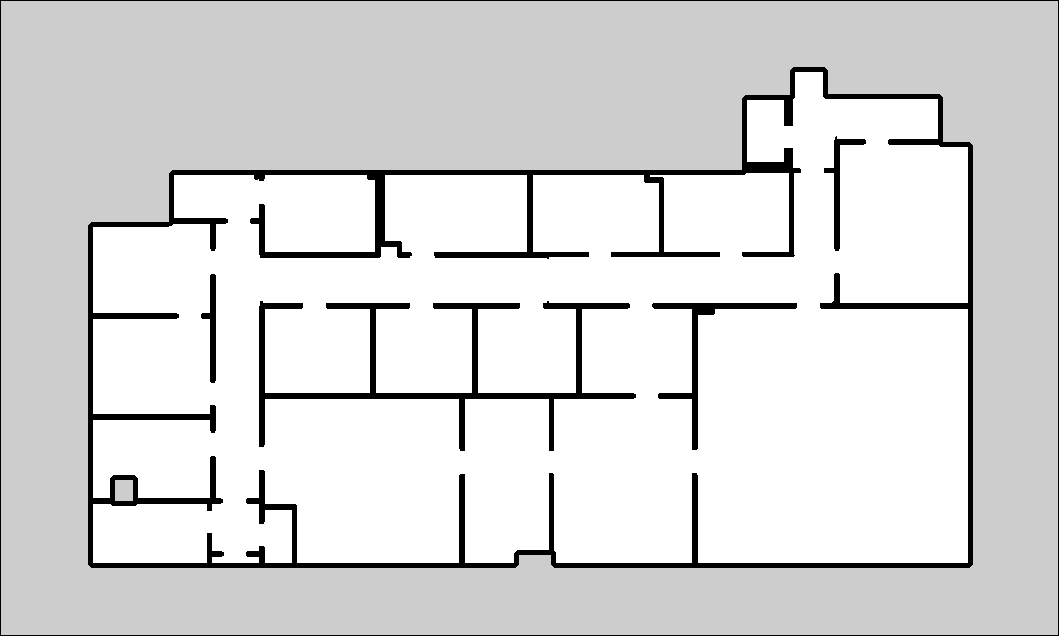
#> input picture worlds/img/E34-2.png, 1059 x 636 px; its folder holds only this picture in this run
$ python makePicBorder.py
#> lines starting #> are read from the running program, lines starting #| are printed output that depends on the picture
import os
import numpy as np
import cv2

if __name__=='__main__':
    basePath = os.path.abspath('../worlds/img')
    print(f"proccessing imgs in: {basePath}")
    for file in os.listdir(basePath):
        if not file.endswith('.png'):
                continue
        im = cv2.imread(os.path.join(basePath, file), cv2.IMREAD_GRAYSCALE)
#> im is the input picture: shape (636, 1059); min 0, max 255, mean 216.7
        im = im[1:-1,1:-1]
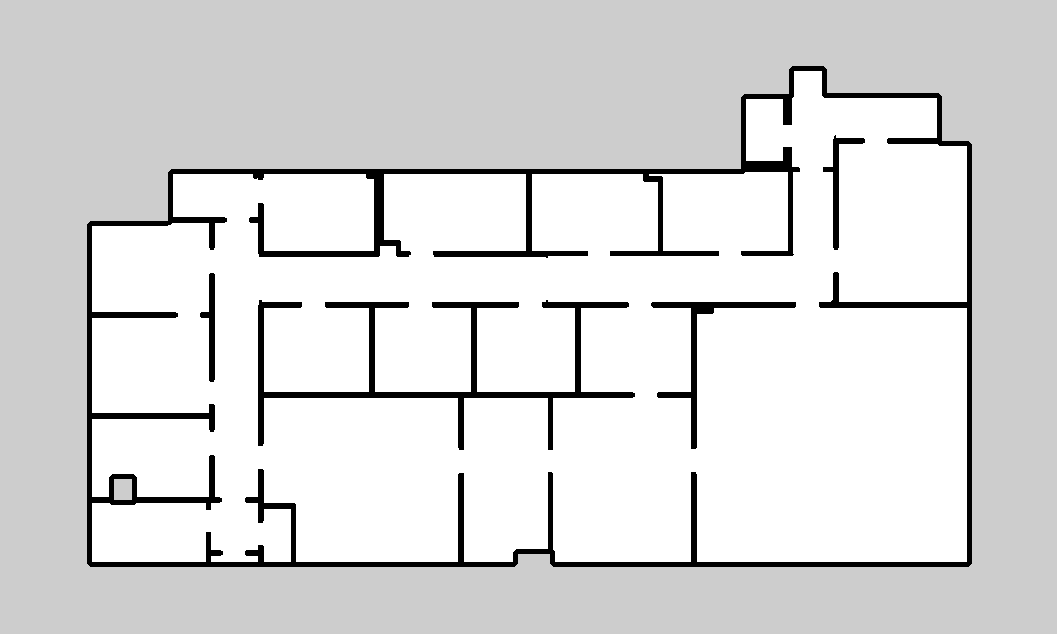
#> im: shape (634, 1057); min 0, max 255, mean 217.8
        im = cv2.copyMakeBorder(im, 1, 1, 1, 1, cv2.BORDER_CONSTANT, value=0)
        cv2.imwrite(os.path.join(basePath, file), im)
